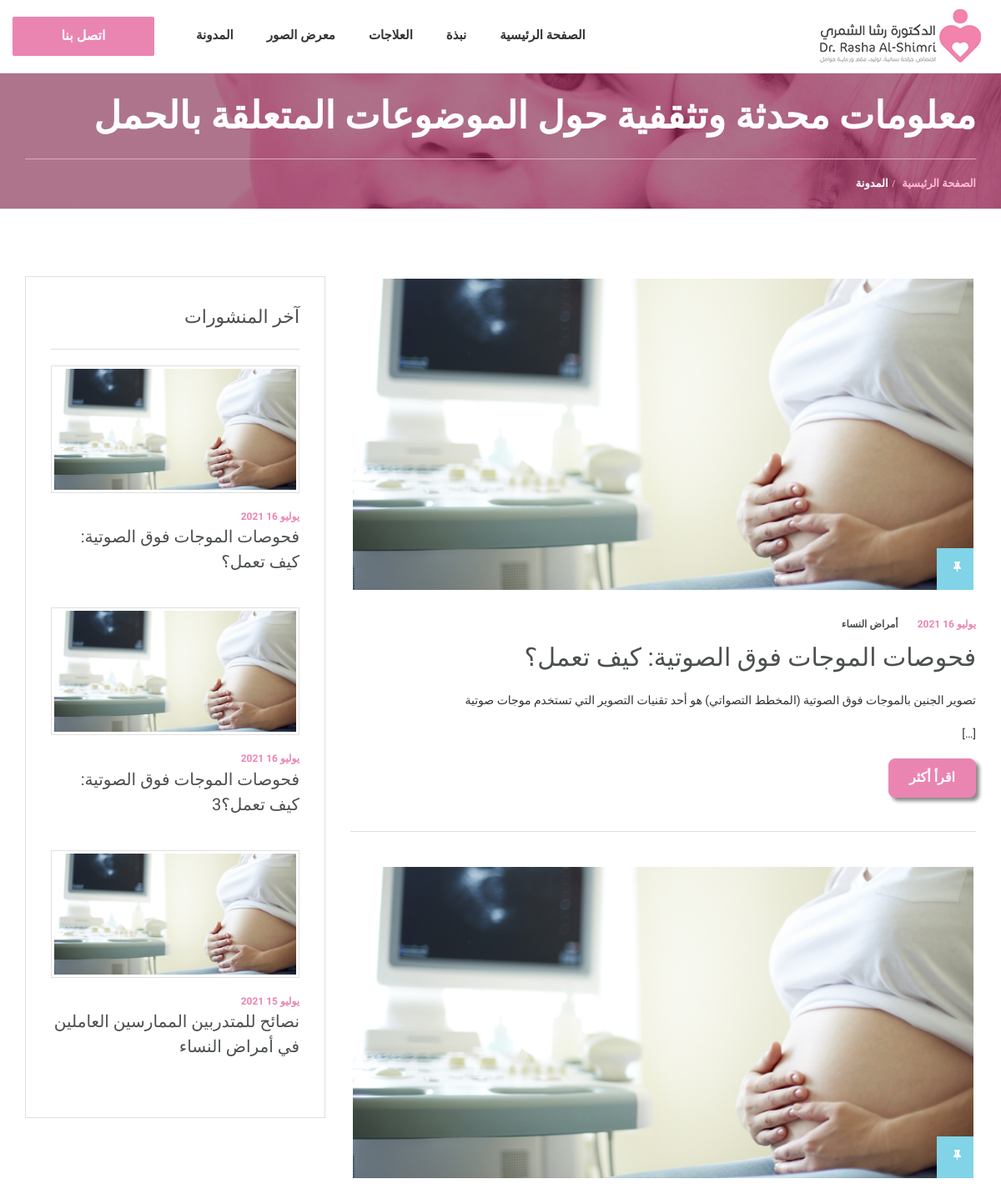
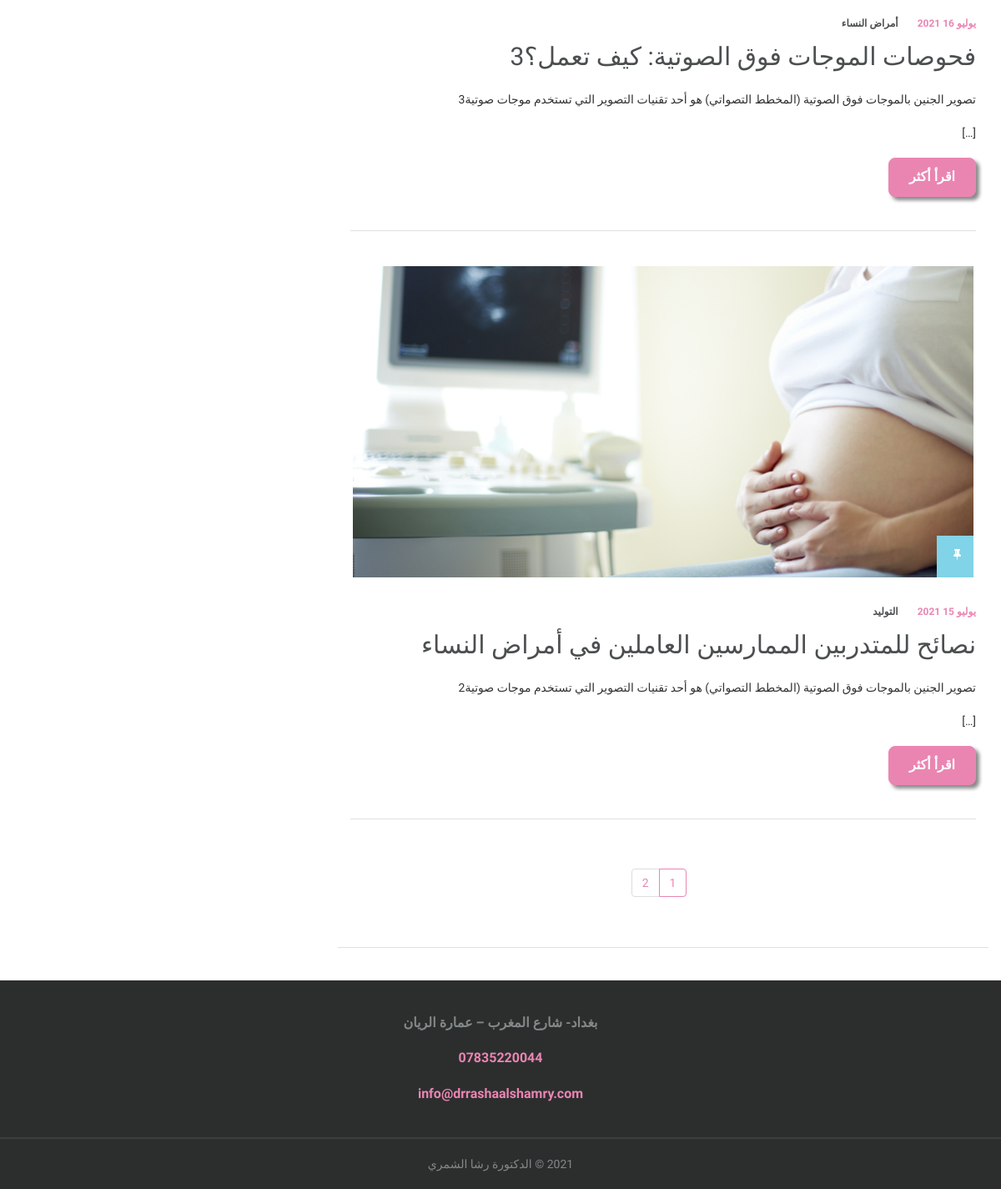
The app's page /blog-listing.php with its own data (2 pictures, top to bottom).
### tables this page shows
CREATE TABLE `banner` (
  `banner_id` int(11) NOT NULL,
  `heading` text DEFAULT NULL,
  `description` text DEFAULT NULL,
  `photo` text DEFAULT NULL,
  `cta_link` text DEFAULT NULL,
  `button_lable` text DEFAULT NULL,
  `display_order` int(11) DEFAULT NULL,
  `lang_id` int(11) DEFAULT NULL,
  `is_active` tinyint(1) DEFAULT 1,
  `ar_heading` text DEFAULT NULL,
  `ar_description` text DEFAULT NULL,
  `ar_button_lable` text DEFAULT NULL,
  `ar_cta_link` text DEFAULT NULL
);

CREATE TABLE `blog_posts` (
  `post_id` int(11) NOT NULL,
  `category_id` int(11) DEFAULT NULL,
  `name` text DEFAULT NULL,
  `display_order` int(11) DEFAULT NULL,
  `featured_photo` text DEFAULT NULL,
  `slug` text DEFAULT NULL,
  `title` text DEFAULT NULL,
  `meta_description` text DEFAULT NULL,
  `description` text DEFAULT NULL,
  `create_date` datetime DEFAULT current_timestamp(),
  `is_active` tinyint(1) DEFAULT 1,
  `language` text DEFAULT 'ar'
);

CREATE TABLE `blog_category` (
  `blog_cat_id` int(11) NOT NULL,
  `name` text NOT NULL,
  `ar_name` text NOT NULL,
  `display_order` int(11) NOT NULL,
  `is_active` tinyint(1) NOT NULL DEFAULT 1
);

### blog-listing.php (the view, shortened to what this page needs)
<!DOCTYPE html>
<html dir="rtl"  lang="ar">
<head>
    <?php
        include('headerScripts.php');
    ?>
</head>
<body>
<?php
        include('header.php');
    ?>
    <div class="page-header" style="background:linear-gradient(rgba(125, 36, 70, 0.5), rgba(125, 36, 70, 0.5)), rgba(125, 36, 70, 0.5) url(<?php getBanner(6,'photo');?>) no-repeat center">
        <div class="container">
            <div class="page-section">
                <div class="row">
                    <div class="col-lg-12 col-md-12 col-sm-12 col-xs-12">
                        <div class="page-caption">
                            <h1 class="page-title"> <?php getBanner(6,'ar_heading') ?></h1>
                        </div>
                    </div>
                </div>
            </div>
        </div>
        <div class="page-breadcrumb">
            <div class="container">
                <div class="row">
                    <div class="col-md-12 col-sm-12 col-xs-12">
                        <ol class="breadcrumb">
                            <li><a href="index.php">الصفحة الرئيسية</a></li>
                            <li class="active">المدونة</li>
                        </ol>
                    </div>
                </div>
            </div>
        </div>
    </div>
    <div class="blog-listing-space">
        <div class="container">
            <div class="row">
                <div class="col-lg-8 col-md-8 col-sm-12 col-xs-12">
                <div class="row">
                    <?php
                     $per_page_record = 3;
                     if (isset($_GET["page"])) {
                         $page  = $_GET["page"];
                     }
                     else {
                       $page=1;
                     }
                     $start_from = ($page-1) * $per_page_record;
                        $q=mysqli_query($connection,"SELECT *,
                                         MONTHNAME(create_date) AS month_name,
										DAY(create_date) AS day_number,
                                        MONTH(create_date) AS month_number,
                                        YEAR(create_date) AS year_number,
                                        ar_name as cat_name
										FROM blog_posts
                                        INNER join blog_category
                                        on blog_posts.category_id = blog_category.blog_cat_id
                                        WHERE blog_posts.is_active =1
										ORDER BY create_date DESC
										LIMIT $start_from, $per_page_record");
while($post = mysqli_fetch_assoc($q)){
echo'
<div class="col-lg-12 col-md-12 col-sm-12 col-xs-12">
<div class="post-holder mb40">
    <div class="post-img mb30">
        <a href="blog/'.$post['slug'].'/'.$post['post_id'].'" class="imghover"><img src="'.$post['featured_photo'].'" alt="" class="img-responsive"></a>
        <div class="sticky-box">
            <div class="post-sticky">
                <i class="fa fa-thumb-tack"></i>
            </div>
        </div>
    </div>
    <div class="post-header">
        <div class="meta"><span class="meta-date">'.getArMonthName($post['month_number']).' '.$post['day_number'].' '.$post['year_number'].' </span>
        <span class="meta-category"><a href="blog/'.$post['slug'].'/'.$post['post_id'].'" class="title">'.$post['cat_name'].'</a></span>
        </div>
        <h1><a href="blog/'.$post['slug'].'/'.$post['post_id'].'" class="title">'.$post['title'].'</a></h1></div>
    <p>'.substr($post['description'],0,243).'[…] </p>
    <a href="blog/'.$post['slug'].'/'.$post['post_id'].'" class="btn btn-default">اقرأ أكثر</a>
</div>
</div>
';
}
                    ?>
                    <div class="post-navigation">
                                <div class="container">
         <div class="col-lg-8 col-md-8 col-sm-12 col-xs-12">
<ul class="pagination justify-content-center">
                <?php
$countQuery =mysqli_query($connection,"SELECT COUNT(*) from blog_posts WHERE is_active =1");
$result = mysqli_fetch_row($countQuery);
$total_pages = ceil($result[0] / $per_page_record);
for ($i=1; $i<=$total_pages; $i++) {
	if ($i == $page) {
		echo '
		<li class="page-item active"><a class="page-link" href="blog-listing.php?page='.$i.'">'.$i.'</a></li>
		';
	}
	else  {
		echo '
		<li class="page-item"><a class="page-link" href="blog-listing.php?page='.$i.'">'.$i.'</a></li>
		';
	}
  };
?>
                              </div>
                                </div>
                            </div>
                    </div>
                </div>
                <div class="col-lg-4 col-md-4 col-sm-12 col-xs-12">
                    <div class="sidebar">
                        <div class="widget widget-recent-post">
                            <h2 class="widget-title">آخر المنشورات</h2>
                            <div class="row">
<?php
                        $q=mysqli_query($connection,"SELECT *,
                                         MONTHNAME(create_date) AS month_name,
										DAY(create_date) AS day_number,
                                        MONTH(create_date) AS month_number,
                                        YEAR(create_date) AS year_number
										FROM blog_posts
										WHERE is_active =1
										ORDER BY create_date
										DESC LIMIT 3");
while($post = mysqli_fetch_assoc($q)){
    echo '
    <div class="col-lg-12 col-md-12 col-sm-6 col-xs-12 mb20">
    <div class="recent-block">
        <div class="recent-img mb20">
            <a href="blog/'.$post['slug'].'/'.$post['post_id'].'" class="imghover"><img src="'.$post['featured_photo'].'" class="img-responsive" alt=""></a>
        </div>
        <div class="meta"><span class="meta-date">'.getArMonthName($post['month_number']).' '.$post['day_number'].' '.$post['year_number'].' </span>
        </div>
        <div class="recent-content">
            <h3 class="recent-title"><a href="blog/'.$post['slug'].'/'.$post['post_id'].'" class="title">'.$post['title'].'</a></h3>
        </div>
    </div>
</div>
    ';
}
?>
                            </div>
                        </div>
                </div>
            </div>
        </div>
    </div>
    <?php
include('footer.php');
?>
</body>
</html>

### functions.php (shortened to what this page needs)
<?php
function getBanner($BannerId,$field){
	global $connection;
	if(isset($_SESSION['language']) && $_SESSION['language']=="ar"){
		$q=mysqli_query($connection,"SELECT ar_heading,
										ar_description,
										ar_button_lable,
										ar_cta_link,
										photo
									 FROM banner
									 WHERE banner_id = '$BannerId'
									 AND is_active= 1 ");
	}
	if(mysqli_num_rows($q)>0){
		$banner_field = mysqli_fetch_row($q);
		}else{
		echo 'Banner Not Found';
		}
	switch ($field) {
		case 'ar_heading':
			echo $banner_field[0] ;
			break;
    	case 'photo':
    		echo $banner_field[4];
    		break;
	}
}
function getArMonthName($post_month){
    switch ($post_month) {
                        case '7':
                        $ar_month_name = 'يوليو';
                        break;
    }
    return $ar_month_name;
}
?>

### css/rtl-style.css (style rules this page uses)
h1, h2, h3, h4, h5, h6 { margin: 0px 0px 20px 0px; color: #4b4f50; font-weight: 400; }
h1 { font-size: 30px; line-height: 42px; }
h2 { font-size: 26px; line-height: 36px; }
h3 { font-size: 20px; }
a { color: #ea85b2; }
p { margin-bottom: 20px; }
.title { color: #4b4f50; }
.btn { display: inline-block; padding: 11px 24px; margin-bottom: 0; font-size: 16px; font-family: 'Almarai', sans-serif; line-height: 1.42857143; text-align: center; text-transform: uppercase; border-radius: 2px; letter-spacing: 0px; font-weight: 700; }
.btn-default { color: #fff; background-color: #67b9cd; border-color: #67b9cd; }
.blog-listing-space { padding-top:80px; }
.mb20 { margin-bottom: 20px; }
.mb30 { margin-bottom: 30px; }
.mb40 { margin-bottom: 40px; }
.imghover { display: block; position: relative; max-width: 100%; }
.imghover::before, .imghover::after { display: block; position: absolute; content: ""; text-align: center; opacity: 0; }
.imghover::before { top: 0; left: 0; bottom: 0; right: 0; }
.imghover::after { top: 50%; right: 50%; width: 50px; height: 50px; line-height: 50px; margin: -25px -25px 0 0; content: "\f2a8"; font-family: "FontAwesome"; font-size: 36px; }
.page-header { background: linear-gradient(rgba(125, 36, 70, 0.5), rgba(125, 36, 70, 0.5)), rgba(125, 36, 70, 0.5) url(../images/page-header.jpg) no-repeat center; background-size: cover; margin: 0; padding: 0px; }
.page-section { padding: 150px 0px 0px 0px; }
.page-caption { border-bottom: 1px solid #deaabf; }
.page-title { color: #fff; font-size: 45px; line-height: 42px; margin-bottom: 30px; position: relative; display: inline-block; font-weight: 600; }
.page-breadcrumb { background-color: transparent; }
.page-breadcrumb .breadcrumb { padding: 20px 0px; margin-bottom: 0px; font-size: 13px; font-weight: 600; border: none; letter-spacing: 0px; text-transform: uppercase; background-color: transparent; }
.page-breadcrumb .breadcrumb>li a { color: #ffb9d7; }
.page-breadcrumb .breadcrumb>.active { color: #fff; }
.page-breadcrumb .breadcrumb>li+li:before { padding: 0 5px; color: #fff; content: "/"; font: normal normal normal 12px/1 FontAwesome; }
.breadcrumb>li { display: inline-block; }
.post-holder { border-bottom: 1px solid #e0e0e0; margin-bottom: 39px; padding-bottom: 40px; }
.sticky-box { height: 50px; width: 44px; background-color: #81d3e7; position: absolute; z-index: 8; bottom: 3px; }
.post-sticky { position: absolute; top: 12px; left: 14px; width: 15px; height: 24px; z-index: 8; color: #fff; }
.post-img { padding: 3px; position: relative; }
.post-img img { width: 100%; }
.meta { font-size: 12px; text-transform: uppercase; font-weight: 600; margin-bottom: 10px; }
.meta-date, .meta-user, .meta-comments, .meta-category { margin-left: 20px; }
.meta-date { color: #ea85b2; }
.post-navigation { border-bottom: 1px solid #e0e0e0; margin-bottom: 39px; padding-bottom: 40px; }
.widget { background-color: #fff; padding: 30px; margin-bottom: 30px; border: 1px solid #e0e0e0; }
.widget-title { font-size: 22px; color: #4b4f50; border-bottom: 1px solid #e0e0e0; margin-bottom: 19px; padding-bottom: 20px; }
.recent-block .meta { margin-bottom: 0px; }
.recent-img { border: 1px solid #e0e0e0; padding: 3px; }
.recent-title { font-size: 20px; color: #4b4f50; line-height: 30px; }
@media only screen and (max-width:1200px) { .page-section { padding: 30px 0px 0px 0px; } }
.btn-default { color: #fff; background-color: #ea85b2; border-color: #ea85b2; border-radius: 8px; box-shadow: 4px 4px 4px #0909097a; }

### blog-listing.php (style rules this page uses)
.page-item.active .page-link { z-index: 2; color: #ea85b2; background-color: transparent; border-color: #ea85b2; }
.justify-content-center { justify-content: center !important; }
.pagination { display: flex; padding-left: 0; list-style: none; border-radius: 0.25rem; }

### records on screen
banner: photo (picture), ar_heading "معلومات محدثة وتثقفية حول الموضوعات المتعلقة بالحمل"
blog_posts: featured_photo (picture), month_number "يوليو", blog_category.ar_name "أمراض النساء", title "فحوصات الموجات فوق الصوتية: كيف تعمل؟", description "تصوير الجنين بالموجات فوق الصوتية (المخطط التصواتي) هو أحد تقنيات التصوير التي تستخدم موجات صوتية", year_number "2021"
blog_posts: featured_photo (picture), month_number "يوليو", blog_category.ar_name "أمراض النساء", title "فحوصات الموجات فوق الصوتية: كيف تعمل؟3", description "تصوير الجنين بالموجات فوق الصوتية (المخطط التصواتي) هو أحد تقنيات التصوير التي تستخدم موجات صوتية3", year_number "2021"
blog_posts: featured_photo (picture), month_number "يوليو", blog_category.ar_name "التوليد", title "نصائح للمتدربين الممارسين العاملين في أمراض النساء", description "تصوير الجنين بالموجات فوق الصوتية (المخطط التصواتي) هو أحد تقنيات التصوير التي تستخدم موجات صوتية2", year_number "2021"
